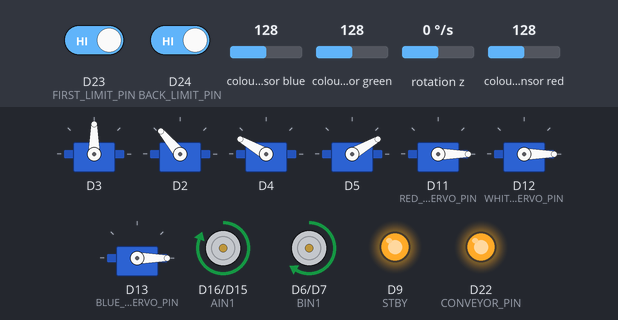
Recording of a sketch running on a simulated Arduino Due. Parts: 7 × servo, motor-driver pin pairs drawn as motors (green arrow = first pin HIGH = forward, orange = second pin HIGH = backward, longer = more drive, scaled by the enable pin, stopped while the standby pin is LOW), output pins drawn as LEDs (lit = HIGH). Wiring (inferred from the names in the program): MPU-6050 motion sensor at I2C address 0x68. The inputs (shaded band) are chosen by the test bench; at power-on: rotation z 0 °/s, D23 (FIRST_LIMIT_PIN) HIGH, D24 (BACK_LIMIT_PIN) HIGH, colour sensor blue 128, colour sensor green 128, colour sensor red 128. What the sketch prints to the serial monitor is not drawn.

Above: at 4.2 s.
4.3 s: rotation z set to -192 °/s
At 5.3 s:
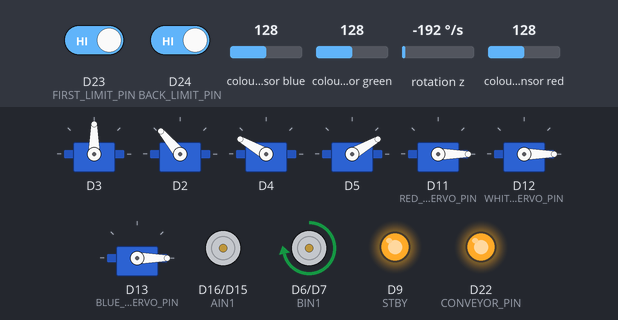
6.0 s: rotation z set to 192 °/s
At 7.54 s:
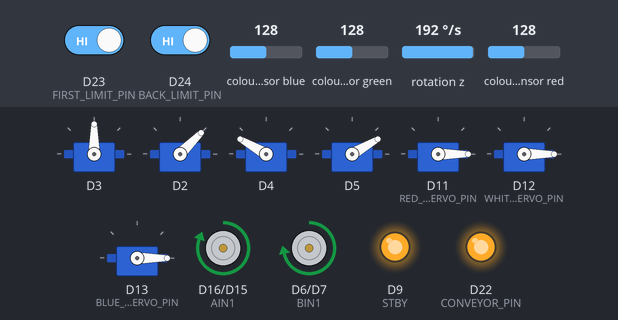
At 8.8 s:
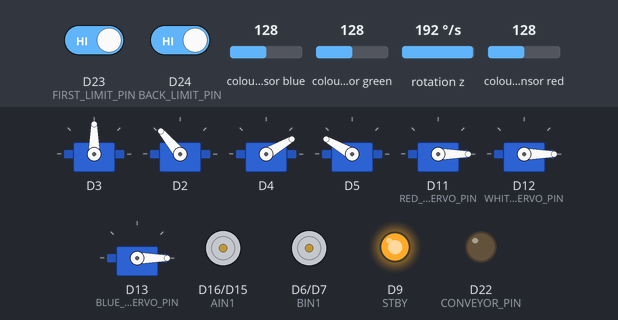
9.0 s: D23 (FIRST_LIMIT_PIN) driven LOW
15.0 s: rotation z set to 31 °/s
Timing chart, 0 to 32.1 s (numbered marks = the images above; inputs shaded):
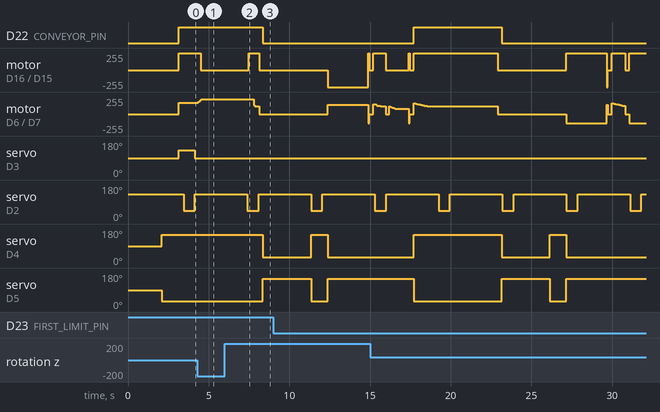

Measured:
- after the input at 4.3 s, motor on D16 (AIN1) / D15 (AIN2): forward 255/255 → stopped after 0.22 s; motor on D6 (BIN1) / D7 (BIN2): forward 170/255 → forward 193/255 after 0.05 s, → forward 220/255 0.12 s later
- after the input at 6.0 s, motor on D16 (AIN1) / D15 (AIN2): stopped → forward 255/255 after 1.5 s, → stopped 0.65 s later; motor on D6 (BIN1) / D7 (BIN2): forward 220/255 → forward 120/255 after 1.8 s, → stopped 0.35 s later
- by itself, servo on D2: alternates 130° for 3.3 s and 45° for 0.70 s

The sketch:

ENR259_Robot_Project.ino
```cpp
#include "Config.h"
#include "Drivebase.h"
#include "Gates.h"
#include "Mission.h"
#include "Scooper.h"
#include "Sorting.h"
#include "Conveyor.h"
#include "Logger.h"
#include "LimitSwitches.h"

void setup() {
  //delay(5000); // temp to give time to connect to bluetooth
  Serial.begin(115200);
  initLogger();
  // while (!Serial && millis() < 3000) {}

  initDrivebase();
  initSorting();
  initScooper();
  initGates();
  initConveyor();
  initLimitSwitches();

  delay(500);
  resetYaw();
  initMission();

  if (DEBUG_GENERAL) {
    Serial.println("ENR259_Robot_Project started.");
    Serial.println("Time based driving.");
    Serial.println("Encoders disabled.");
    Serial.println("Scooper servos on pins 4 and 5.");
    Serial.println(ENABLE_SORTING ? "Sorting enabled." : "Sorting disabled.");
    Serial.println("Yaw zeroed — ready to run.");
  }
}

void loop() {
  updateDrivebase();
  updateSorting();
  updateScooper();
  updateGates();
  updateLimitSwitches();
  updateMission();
}
```

Conveyor.cpp
```cpp
#include "Config.h"
#include "Conveyor.h"

void initConveyor() {
  pinMode(CONVEYOR_PIN, OUTPUT);
  analogWriteFrequency(CONVEYOR_PIN, 20000);
  analogWrite(CONVEYOR_PIN, 0);
}

void setConveyorSpeed(int speed) {
  speed = constrain(speed, 0, 255);
  analogWrite(CONVEYOR_PIN, speed);
}

void conveyorOn() {
  // Run at the configured steady speed.
  // The previous version hard-coded 128, which ignored CONVEYOR_SPEED.
  setConveyorSpeed(CONVEYOR_SPEED);
}

void conveyorOff() {
  setConveyorSpeed(0);
}
```

Conveyor.h
```cpp
#pragma once

void initConveyor();
void setConveyorSpeed(int speed);  // 0–255
void conveyorOn();
void conveyorOff();
```

Drivebase.cpp
```cpp
#include "Config.h"
#include "Drivebase.h"
#include <Wire.h>
#include <math.h>

namespace {

enum DrivebaseState {
  DB_IDLE,
  DB_STRAIGHT,
  DB_PIVOT_LEFT,
  DB_PIVOT_RIGHT,
  DB_BRAKE,
  DB_SETTLE
};

// Encoders disabled — ISRs kept but not attached
volatile long leftCounts  = 0;
volatile long rightCounts = 0;

float gyroZOffset  = 0.0f;
float yawAngle     = 0.0f;
unsigned long lastGyroTime = 0;

float pidIntegral  = 0.0f;
float pidLastError = 0.0f;

DrivebaseState drivebaseState      = DB_IDLE;
unsigned long  drivebaseStateStart = 0;

float         activeTargetHeading    = 0.0f;
int           activeBaseSpeed        = 0;
int           activeDirection        = 1;
unsigned long activeTargetDurationMs = 0;
TurnDirection activeTurnDirection    = TURN_LEFT_DIR;
float         activeTurnStartYaw     = 0.0f;
float         activeTurnMagnitude    = 0.0f;

void leftEncoderISR() {
  if (digitalRead(2) == HIGH) leftCounts++;
  else                         leftCounts--;
}

void rightEncoderISR() {
  if (digitalRead(3) == HIGH) rightCounts++;
  else                         rightCounts--;
}

void mpuWrite(uint8_t reg, uint8_t val) {
  Wire.beginTransmission(MPU_ADDR);
  Wire.write(reg);
  Wire.write(val);
  Wire.endTransmission();
}

float readGyroZ() {
  Wire.beginTransmission(MPU_ADDR);
  Wire.write(0x47);
  Wire.endTransmission(false);
  Wire.requestFrom((int)MPU_ADDR, 2, true);
  if (Wire.available() < 2) return 0.0f;
  int16_t raw = (Wire.read() << 8) | Wire.read();
  return (raw / 131.0f) - gyroZOffset;
}

void calibrateGyro() {
  float sum = 0.0f;
  int validSamples = 0;

  for (int i = 0; i < 500; i++) {
    Wire.beginTransmission(MPU_ADDR);
    Wire.write(0x47);
    Wire.endTransmission(false);
    Wire.requestFrom((int)MPU_ADDR, 2, true);
    if (Wire.available() >= 2) {
      int16_t raw = (Wire.read() << 8) | Wire.read();
      sum += raw / 131.0f;
      validSamples++;
    }
    delay(2);
  }

  if (validSamples > 0) {
    gyroZOffset = sum / validSamples;
  } else {
    gyroZOffset = 0.0f;
  }

  if (DEBUG_DRIVE) {
    Serial.print("Gyro calibrated. validSamples=");
    Serial.print(validSamples);
    Serial.print(" offset=");
    Serial.println(gyroZOffset, 6);
  }
}

void initMPU() {
  Wire.begin();
  Wire.setClock(400000);
  mpuWrite(0x6B, 0x00);
  mpuWrite(0x1B, 0x00);
  mpuWrite(0x1A, 0x03);
  delay(100);
  calibrateGyro();
  yawAngle     = 0.0f;
  lastGyroTime = micros();
}

void updateYaw() {
  unsigned long now = micros();
  if (lastGyroTime == 0) {
    lastGyroTime = now;
    return;
  }

  float dt = (now - lastGyroTime) / 1000000.0f;
  lastGyroTime = now;
  yawAngle += (GYRO_Z_SIGN * readGyroZ()) * dt;
}

void resetPID() {
  pidIntegral  = 0.0f;
  pidLastError = 0.0f;
}

void setMotorRaw(int pwmPin, int in1, int in2, int speed, bool invert) {
  speed = constrain(speed, -255, 255);
  if (invert) speed = -speed;

  if (speed > 0) {
    digitalWrite(in1, HIGH);
    digitalWrite(in2, LOW);
    analogWrite(pwmPin, speed);
  } else if (speed < 0) {
    digitalWrite(in1, LOW);
    digitalWrite(in2, HIGH);
    analogWrite(pwmPin, -speed);
  } else {
    digitalWrite(in1, LOW);
    digitalWrite(in2, LOW);
    analogWrite(pwmPin, 0);
  }
}

void drive(int leftSpeed, int rightSpeed) {
  digitalWrite(STBY, HIGH);
  setMotorRaw(PWMA, AIN1, AIN2, leftSpeed,  INVERT_A);
  setMotorRaw(PWMB, BIN1, BIN2, rightSpeed, INVERT_B);
}

void setDrivebaseState(DrivebaseState nextState) {
  drivebaseState      = nextState;
  drivebaseStateStart = millis();
  if (DEBUG_DRIVE) {
    Serial.print("Drivebase state -> ");
    Serial.println(static_cast<int>(drivebaseState));
  }
}

}  // namespace

void initDrivebase() {
  pinMode(PWMA, OUTPUT); pinMode(AIN1, OUTPUT); pinMode(AIN2, OUTPUT);
  pinMode(PWMB, OUTPUT); pinMode(BIN1, OUTPUT); pinMode(BIN2, OUTPUT);
  pinMode(STBY, OUTPUT);
  digitalWrite(STBY, HIGH);

  analogWriteResolution(8);
  analogWriteFrequency(PWMA, 20000);
  analogWriteFrequency(PWMB, 20000);

  // Encoders disabled — uncomment when re-enabling:
  // pinMode(LEFT_ENC_A,  INPUT_PULLUP);
  // pinMode(LEFT_ENC_B,  INPUT_PULLUP);
  // pinMode(RIGHT_ENC_A, INPUT_PULLUP);
  // pinMode(RIGHT_ENC_B, INPUT_PULLUP);
  // attachInterrupt(digitalPinToInterrupt(LEFT_ENC_A), leftEncoderISR, CHANGE);
  // attachInterrupt(digitalPinToInterrupt(RIGHT_ENC_A), rightEncoderISR, CHANGE);

  stopDrivebase();
  initMPU();
}

void stopDrivebase() {
  drive(0, 0);
}

void resetYaw() {
  yawAngle     = 0.0f;
  lastGyroTime = micros();
  pidIntegral  = 0.0f;
  pidLastError = 0.0f;

  if (DEBUG_DRIVE) {
    Serial.println("Yaw reset to 0.");
  }
}

void startStraightMove(unsigned long durationMs, int baseSpeed, int direction, float targetHeading) {
  resetPID();
  activeTargetDurationMs = durationMs;
  activeBaseSpeed        = baseSpeed;
  activeDirection        = direction;
  activeTargetHeading    = targetHeading;

  if (DEBUG_DRIVE) {
    Serial.print("Start straight. durationMs=");
    Serial.print(activeTargetDurationMs);
    Serial.print(" heading=");
    Serial.println(activeTargetHeading);
  }

  setDrivebaseState(DB_STRAIGHT);
}

void startPivotToHeading(float targetHeading, TurnDirection direction) {
  resetPID();
  activeTargetHeading = targetHeading;
  activeTurnDirection = direction;
  activeTurnStartYaw  = yawAngle;
  activeTurnMagnitude = fabsf(activeTargetHeading - activeTurnStartYaw);

  if (DEBUG_DRIVE) {
    Serial.print("Start pivot. heading=");
    Serial.print(activeTargetHeading);
    Serial.print(" dir=");
    Serial.print(direction == TURN_LEFT_DIR ? "left" : "right");
    Serial.print(" startYaw=");
    Serial.print(activeTurnStartYaw);
    Serial.print(" targetDelta=");
    Serial.println(activeTurnMagnitude);
  }

  if (direction == TURN_LEFT_DIR) {
    setDrivebaseState(DB_PIVOT_LEFT);
  } else {
    setDrivebaseState(DB_PIVOT_RIGHT);
  }
}

bool drivebaseIsBusy() {
  return drivebaseState != DB_IDLE;
}

float getYawAngle() {
  return yawAngle;
}

void updateDrivebase() {
  updateYaw();

  if (drivebaseState == DB_IDLE) return;

  unsigned long now     = millis();
  unsigned long elapsed = now - drivebaseStateStart;

  switch (drivebaseState) {
    case DB_STRAIGHT: {
      if (elapsed >= activeTargetDurationMs) {
        stopDrivebase();
        setDrivebaseState(DB_SETTLE);
        break;
      }

      float error      = yawAngle - activeTargetHeading;
      pidIntegral     += error * 0.01f;
      pidIntegral      = constrain(pidIntegral, -30.0f, 30.0f);
      float derivative = error - pidLastError;
      pidLastError     = error;

      float correction = (KP * error) + (KI * pidIntegral) + (KD * derivative);
      correction = constrain(correction, -50.0f, 50.0f);

      int leftSpeed  = constrain(activeDirection * activeBaseSpeed + static_cast<int>(correction), -255, 255);
      int rightSpeed = constrain(activeDirection * activeBaseSpeed - static_cast<int>(correction), -255, 255);

      drive(leftSpeed, rightSpeed);
      break;
    }

    case DB_PIVOT_LEFT: {
      float turned    = fabsf(yawAngle - activeTurnStartYaw);
      float remaining = activeTurnMagnitude - turned;

      if (remaining <= TURN_STOP_TOLERANCE_DEG || elapsed >= TURN_TIMEOUT_MS) {
        yawAngle = activeTargetHeading;
        drive(TURN_SPEED, -TURN_SPEED);
        setDrivebaseState(DB_BRAKE);
        break;
      }

      int turnSpd = constrain(static_cast<int>(remaining * 3.0f), 80, TURN_SPEED);
      drive(-turnSpd, turnSpd);
      break;
    }

    case DB_PIVOT_RIGHT: {
      float turned    = fabsf(yawAngle - activeTurnStartYaw);
      float remaining = activeTurnMagnitude - turned;

      if (remaining <= TURN_STOP_TOLERANCE_DEG || elapsed >= TURN_TIMEOUT_MS) {
        yawAngle = activeTargetHeading;
        drive(-TURN_SPEED, TURN_SPEED);
        setDrivebaseState(DB_BRAKE);
        break;
      }

      int turnSpd = constrain(static_cast<int>(remaining * 3.0f), 80, TURN_SPEED);
      drive(turnSpd, -turnSpd);
      break;
    }

    case DB_BRAKE:
      if (elapsed >= TURN_BRAKE_MS) {
        stopDrivebase();
        setDrivebaseState(DB_SETTLE);
      }
      break;

    case DB_SETTLE:
      stopDrivebase();
      if (elapsed >= PAUSE_MS) {
        setDrivebaseState(DB_IDLE);
      }
      break;

    case DB_IDLE:
    default:
      break;
  }
}
```

Drivebase.h
```cpp
#pragma once

enum TurnDirection {
  TURN_LEFT_DIR,
  TURN_RIGHT_DIR
};

void initDrivebase();
void updateDrivebase();
void stopDrivebase();
void resetYaw();   // call after all inits to zero heading reference

// durationMs — drives for fixed time, gyro PID corrects heading throughout
void startStraightMove(unsigned long durationMs, int baseSpeed, int direction, float targetHeading);
void startPivotToHeading(float targetHeading, TurnDirection direction);
void startCornerPivotRightDegrees(float degrees);
void cancelDrivebaseMove();

bool  drivebaseIsBusy();
float getYawAngle();
```

Gates.cpp
```cpp
#include "Config.h"
#include "Gates.h"
#include <Servo.h>

namespace {

Servo redGateServo;
Servo whiteGateServo;
Servo blueGateServo;

bool gatesEnabled = false;
GateColor activeGate = GATE_RED;

// one gate opens at a time, then closes again

enum GateState {
  GATE_IDLE,
  GATE_HOLD_OPEN,
  GATE_SETTLE
};

GateState gateState = GATE_IDLE;
unsigned long gateStateStart = 0;

void closeAllGates() {
  redGateServo.write(GATE_CLOSED_POS);
  whiteGateServo.write(GATE_CLOSED_POS);
  blueGateServo.write(GATE_CLOSED_POS);
}

void openSelectedGate(GateColor gateColor) {
  closeAllGates();

  switch (gateColor) {
    case GATE_RED:
      redGateServo.write(GATE_OPEN_POS);
      break;
    case GATE_WHITE:
      whiteGateServo.write(GATE_OPEN_POS);
      break;
    case GATE_BLUE:
      blueGateServo.write(GATE_OPEN_POS);
      break;
  }
}

void setGateState(GateState nextState) {
  gateState = nextState;
  gateStateStart = millis();

  if (DEBUG_GATES) {
    Serial.print("Gate state -> ");
    Serial.println(static_cast<int>(gateState));
  }
}

}  // namespace

void initGates() {
  redGateServo.attach(RED_GATE_SERVO_PIN);
  whiteGateServo.attach(WHITE_GATE_SERVO_PIN);
  blueGateServo.attach(BLUE_GATE_SERVO_PIN);

  closeAllGates();
  gatesEnabled = true;
}

void startGateCycle(GateColor gateColor) {
  if (!gatesEnabled || gateState != GATE_IDLE) {
    return;
  }

  activeGate = gateColor;
  openSelectedGate(activeGate);
  setGateState(GATE_HOLD_OPEN);
}

bool gatesAreBusy() {
  return gateState != GATE_IDLE;
}

void updateGates() {
  if (!gatesEnabled) {
    return;
  }

  unsigned long elapsed = millis() - gateStateStart;

  switch (gateState) {
    case GATE_IDLE:
      break;

    case GATE_HOLD_OPEN:
      if (elapsed >= GATE_OPEN_HOLD_MS) {
        closeAllGates();
        setGateState(GATE_SETTLE);
      }
      break;

    case GATE_SETTLE:
      if (elapsed >= GATE_SETTLE_MS) {
        setGateState(GATE_IDLE);
      }
      break;
  }
}
```

Gates.h
```cpp
#pragma once

enum GateColor {
  GATE_RED,
  GATE_WHITE,
  GATE_BLUE
};

void initGates();
void updateGates();
void startGateCycle(GateColor gateColor);
bool gatesAreBusy();
```

LimitSwitches.cpp
```cpp
#include "Config.h"
#include "LimitSwitches.h"
#include <Arduino.h>

namespace {

struct DebouncedSwitch {
  int pin;
  bool rawPressed;
  bool stablePressed;
  bool clickLatched;
  unsigned long lastRawChange;
};

DebouncedSwitch firstSwitch = { FIRST_LIMIT_PIN, false, false, false, 0 };
DebouncedSwitch backSwitch  = { BACK_LIMIT_PIN,  false, false, false, 0 };

bool readPressedRaw(int pin) {
  // INPUT_PULLUP makes the switch read LOW when pressed.
  return digitalRead(pin) == LOW;
}

void updateOneSwitch(DebouncedSwitch &sw) {
  unsigned long now = millis();
  bool newRawPressed = readPressedRaw(sw.pin);

  if (newRawPressed != sw.rawPressed) {
    sw.rawPressed = newRawPressed;
    sw.lastRawChange = now;
  }

  if (now - sw.lastRawChange >= LIMIT_DEBOUNCE_MS &&
      sw.stablePressed != sw.rawPressed) {
    sw.stablePressed = sw.rawPressed;

    if (sw.stablePressed) {
      sw.clickLatched = true;

      if (DEBUG_MISSION) {
        Serial.print("Limit switch clicked on pin ");
        Serial.println(sw.pin);
      }
    }
  }
}

bool consumeClick(DebouncedSwitch &sw) {
  if (!sw.clickLatched) {
    return false;
  }

  sw.clickLatched = false;
  return true;
}

}  // namespace

void initLimitSwitches() {
  pinMode(FIRST_LIMIT_PIN, INPUT_PULLUP);
  pinMode(BACK_LIMIT_PIN, INPUT_PULLUP);

  firstSwitch.rawPressed = readPressedRaw(FIRST_LIMIT_PIN);
  firstSwitch.stablePressed = firstSwitch.rawPressed;
  firstSwitch.clickLatched = false;
  firstSwitch.lastRawChange = millis();

  backSwitch.rawPressed = readPressedRaw(BACK_LIMIT_PIN);
  backSwitch.stablePressed = backSwitch.rawPressed;
  backSwitch.clickLatched = false;
  backSwitch.lastRawChange = millis();

  if (DEBUG_GENERAL) {
    Serial.println("Limit switches initialised with INPUT_PULLUP.");
    Serial.print("First limit pin: ");
    Serial.println(FIRST_LIMIT_PIN);
    Serial.print("Back limit pin: ");
    Serial.println(BACK_LIMIT_PIN);
  }
}

void updateLimitSwitches() {
  updateOneSwitch(firstSwitch);
  updateOneSwitch(backSwitch);
}

void clearLimitSwitchClicks() {
  firstSwitch.clickLatched = false;
  backSwitch.clickLatched = false;
}

bool firstLimitPressed() {
  return firstSwitch.stablePressed;
}

bool backLimitPressed() {
  return backSwitch.stablePressed;
}

bool firstLimitClicked() {
  return consumeClick(firstSwitch);
}

bool backLimitClicked() {
  return consumeClick(backSwitch);
}
```

LimitSwitches.h
```cpp
#pragma once

void initLimitSwitches();
void updateLimitSwitches();
void clearLimitSwitchClicks();

bool firstLimitPressed();
bool backLimitPressed();

// Returns true once per clean press, then clears itself.
bool firstLimitClicked();
bool backLimitClicked();
```

Logger.cpp
```cpp
#include "Logger.h"
#include <Arduino.h>

namespace {
  unsigned long lastLogTime = 0;
  constexpr unsigned long LOG_INTERVAL_MS = 200;
}

void initLogger() {
  Serial1.begin(9600);
  Serial1.println("Time_ms | R     | G     | B     | C     | G*1.2  | B*1.83");
  Serial1.println("--------|-------|-------|-------|-------|--------|--------");
}

void logColorData(uint16_t r, uint16_t g, uint16_t b, uint16_t c) {
  unsigned long now = millis();
  if (now - lastLogTime < LOG_INTERVAL_MS) return;
  lastLogTime = now;

  char buf[32];

  sprintf(buf, "%7lu", now);
  Serial1.print(buf);
  Serial1.print(" | ");

  sprintf(buf, "%5u", r);
  Serial1.print(buf);
  Serial1.print(" | ");

  sprintf(buf, "%5u", g);
  Serial1.print(buf);
  Serial1.print(" | ");

  sprintf(buf, "%5u", b);
  Serial1.print(buf);
  Serial1.print(" | ");

  sprintf(buf, "%5u", c);
  Serial1.print(buf);
  Serial1.print(" | ");

  sprintf(buf, "%6.1f", g * 1.2f);
  Serial1.print(buf);
  Serial1.print(" | ");

  sprintf(buf, "%6.1f", b * 1.83f);
  Serial1.println(buf);
}
```

Logger.h
```cpp
#pragma once
#include <stdint.h>

void initLogger();
void logColorData(uint16_t r, uint16_t g, uint16_t b, uint16_t c);
```

Mission.h
```cpp
#pragma once

void initMission();
void updateMission();
bool missionIsComplete();
```

Scooper.h
```cpp
#pragma once

void initScooper();
void updateScooper();
void startScooperCycle();
void setScooperDown();
void setScooperUp();     // lift scooper before pivots
bool scooperIsBusy();
```

Sorting.h
```cpp
#pragma once

void initSorting();
void updateSorting();
bool sortingIsBusy();
bool sortingIsEnabled();
```

Source omitted: Mission.cpp (6233 bytes), Scooper.cpp (2593 bytes), Sorting.cpp (6246 bytes), Config.h (6045 bytes)
